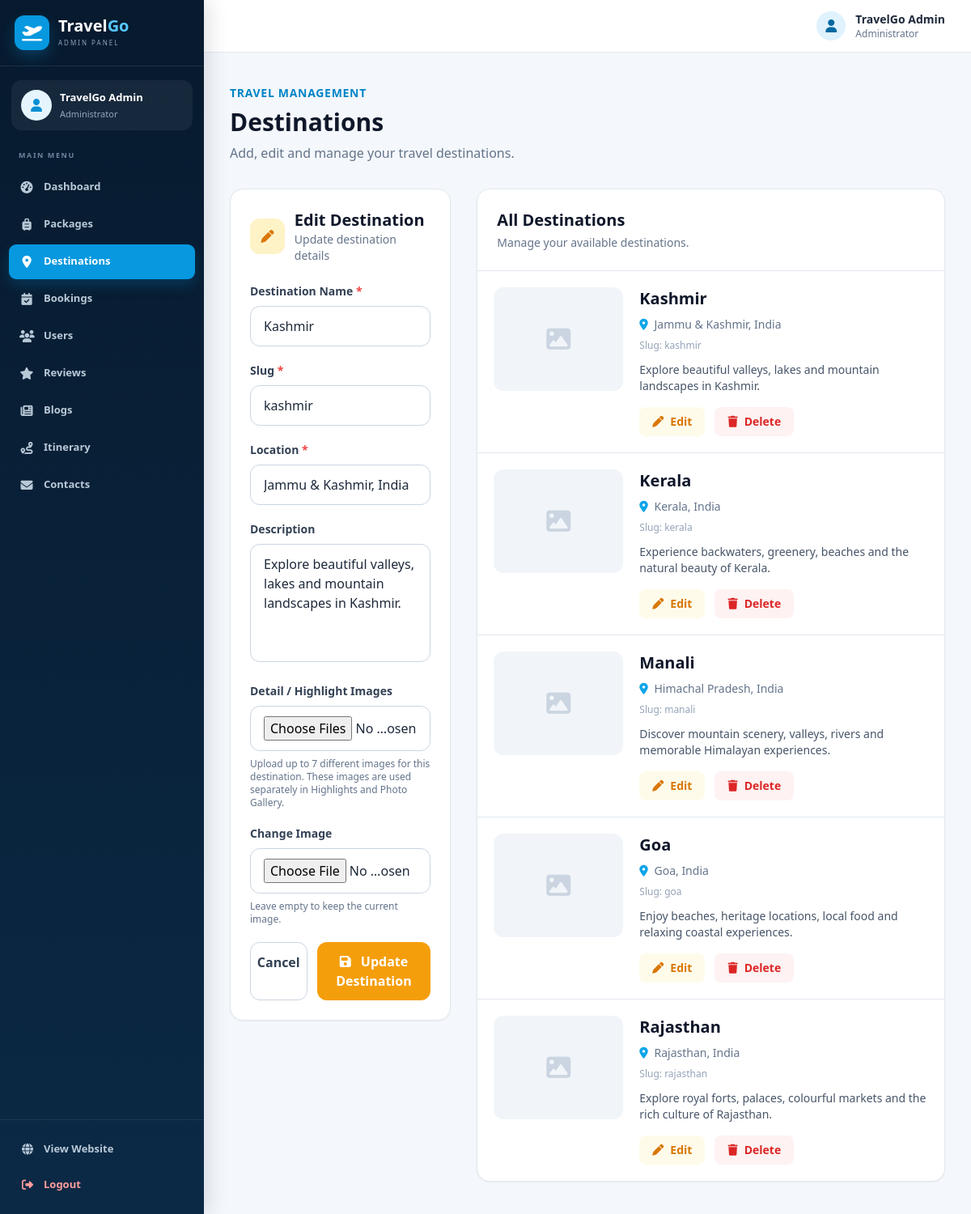
Page /admin/destinations.php?edit=5 (signed in) on the committed database.
### tables this page shows
CREATE TABLE `destinations` (
  `id` INT UNSIGNED NOT NULL AUTO_INCREMENT,
  `name` VARCHAR(150) NOT NULL,
  `slug` VARCHAR(180) NOT NULL,
  `location` VARCHAR(150) DEFAULT NULL,
  `description` TEXT DEFAULT NULL,
  `image` VARCHAR(255) DEFAULT NULL,
  `gallery_images` LONGTEXT DEFAULT NULL,
  `created_at` TIMESTAMP NOT NULL DEFAULT CURRENT_TIMESTAMP,
  PRIMARY KEY (`id`),
  UNIQUE KEY `uk_destinations_slug` (`slug`),
  KEY `idx_destinations_name` (`name`)
);

### admin/destinations.php (the view, shortened to what the rows shown need)
<?php
require_once "../config/database.php";
try {
    $pdo->exec("ALTER TABLE destinations ADD COLUMN gallery_images TEXT NULL");
} catch (PDOException $e) {
}
$editDestination = null;
if (isset($_GET['edit'])) {
    $editId = (int) $_GET['edit'];
    if ($editId >
 0) {
        $stmt = $pdo->prepare("
            SELECT *
            FROM destinations
            WHERE id = ?
            LIMIT 1
        ");
        $stmt->execute([$editId]);
        $editDestination = $stmt->fetch(PDO::FETCH_ASSOC);
    }
}
$stmt = $pdo->query("
    SELECT *
    FROM destinations
    ORDER BY id DESC
");
$destinations = $stmt->fetchAll(PDO::FETCH_ASSOC);
?>
<!DOCTYPE html>
<html lang="en">
<head>
    <script src="https://cdn.tailwindcss.com"></script>
    <link
        rel="stylesheet"
        href="https://cdnjs.cloudflare.com/ajax/libs/font-awesome/6.5.2/css/all.min.css"
    >
    <link rel="stylesheet" href="../assets/css/admin.css">
</head>
<body class="bg-slate-100 text-slate-800 tg-admin-layout">
<main
    class="max-w-7xl mx-auto px-4 sm:px-6 lg:px-8 py-10"
>
    <div class="mb-8">
        <h2
            class="text-3xl font-extrabold text-slate-900 mt-2"
        >
            Destinations
        </h2>
    </div>
    <div class="grid lg:grid-cols-3 gap-8">
        <div>
            <div
                class="bg-white rounded-2xl border border-slate-200 shadow-sm p-6"
            >
                <form
                    method="POST"
                    enctype="multipart/form-data"
                    class="space-y-5"
                >
                    <div>
                        <label
                            class="block text-sm font-semibold text-slate-700 mb-2"
                        >
                            Destination Name
                            <span class="text-red-500">*</span>
                        </label>
                        <input
                            type="text"
                            name="name"
                            required
                            placeholder="Example: Jaipur"
                            value="<?php
                            echo $editDestination
                                ? htmlspecialchars($editDestination['name'])
                                : '';
                            ?>"
                            class="w-full border border-slate-300 rounded-xl px-4 py-3 outline-none focus:ring-2 focus:ring-sky-500"
                        >
                    </div>
                    <div>
                        <label
                            class="block text-sm font-semibold text-slate-700 mb-2"
                        >
                            Slug
                            <span class="text-red-500">*</span>
                        </label>
                        <input
                            type="text"
                            name="slug"
                            required
                            placeholder="Example: jaipur"
                            value="<?php
                            echo $editDestination
                                ? htmlspecialchars($editDestination['slug'])
                                : '';
                            ?>"
                            class="w-full border border-slate-300 rounded-xl px-4 py-3 outline-none focus:ring-2 focus:ring-sky-500"
                        >
                    </div>
                    <div>
                        <label
                            class="block text-sm font-semibold text-slate-700 mb-2"
                        >
                            Location
                            <span class="text-red-500">*</span>
                        </label>
                        <input
                            type="text"
                            name="location"
                            required
                            placeholder="Example: Rajasthan, India"
                            value="<?php
                            echo $editDestination
                                ? htmlspecialchars($editDestination['location'])
                                : '';
                            ?>"
                            class="w-full border border-slate-300 rounded-xl px-4 py-3 outline-none focus:ring-2 focus:ring-sky-500"
                        >
                    </div>
                    <div>
                        <label
                            class="block text-sm font-semibold text-slate-700 mb-2"
                        >
                            Description
                        </label>
                        <textarea
                            name="description"
                            rows="5"
                            placeholder="Write destination description..."
                            class="w-full border border-slate-300 rounded-xl px-4 py-3 outline-none resize-none focus:ring-2 focus:ring-sky-500"
                        ><?php
                        echo $editDestination
                            ? htmlspecialchars($editDestination['description'])
                            : '';
                        ?></textarea>
                    </div>
                </form>
            </div>
        </div>
        <div class="lg:col-span-2">
            <div
                class="bg-white rounded-2xl border border-slate-200 shadow-sm overflow-hidden"
            >
                <?php if (!empty($destinations)): ?>
                    <div class="divide-y divide-slate-200">
                        <?php foreach ($destinations as $destination): ?>
                            <div class="p-5">
                                <div
                                    class="flex flex-col sm:flex-row gap-5"
                                >
                                    <div
                                        class="w-full sm:w-40 h-32 flex-shrink-0"
                                    >
                                        <?php if (
                                            !empty($destination['image'])
                                        ): ?>
                                            <img
                                                src="../uploads/<?php echo htmlspecialchars($destination['image']); ?>"
                                                alt="<?php echo htmlspecialchars($destination['name']); ?>"
                                                class="w-full h-full object-cover rounded-xl"
                                            >
                                        <?php else: ?>
                                            <div
                                                class="w-full h-full rounded-xl bg-slate-100 flex items-center justify-center"
                                            >
                                                <i
                                                    class="fa-solid fa-image text-3xl text-slate-300"
                                                ></i>
                                            </div>
                                        <?php endif; ?>
                                    </div>
                                    <div class="flex-1 min-w-0">
                                        <h4
                                            class="text-xl font-bold text-slate-900"
                                        >
                                            <?php
                                            echo htmlspecialchars(
                                                $destination['name']
                                            );
                                            ?>
                                        </h4>
                                        <p
                                            class="text-sm text-slate-500 mt-2"
                                        >
                                            <i
                                                class="fa-solid fa-location-dot text-sky-500 mr-1"
                                            ></i>
                                            <?php
                                            echo htmlspecialchars(
                                                $destination['location']
                                            );
                                            ?>
                                        </p>
                                        <p
                                            class="text-xs text-slate-400 mt-2"
                                        >
                                            Slug:
                                            <?php
                                            echo htmlspecialchars(
                                                $destination['slug']
                                            );
                                            ?>
                                        </p>
                                        <?php if (
                                            !empty($destination['description'])
                                        ): ?>
                                            <p
                                                class="text-sm text-slate-600 mt-3 line-clamp-2"
                                            >
                                                <?php
                                                echo htmlspecialchars(
                                                    $destination['description']
                                                );
                                                ?>
                                            </p>
                                        <?php endif; ?>
                                        <div
                                            class="flex flex-wrap gap-3 mt-4"
                                        >
                                            <a
                                                href="destinations.php?edit=<?php echo (int)$destination['id']; ?>"
                                                class="inline-flex items-center gap-2 bg-amber-50 text-amber-600 hover:bg-amber-100 px-4 py-2 rounded-lg text-sm font-semibold transition"
                                            >
                                                <i
                                                    class="fa-solid fa-pen"
                                                ></i>
                                                Edit
                                            </a>
                                            <a
                                                href="destinations.php?delete=<?php echo (int)$destination['id']; ?>"
                                                onclick="return confirm('Are you sure you want to delete this destination?');"
                                                class="inline-flex items-center gap-2 bg-red-50 text-red-600 hover:bg-red-100 px-4 py-2 rounded-lg text-sm font-semibold transition"
                                            >
                                                <i
                                                    class="fa-solid fa-trash"
                                                ></i>
                                                Delete
                                            </a>
                                        </div>
                                    </div>
                                </div>
                            </div>
                        <?php endforeach; ?>
                    </div>
                <?php endif; ?>
            </div>
        </div>
    </div>
</main>
</body>
</html>

### rows in the picture
destinations: name "Kashmir", slug "kashmir", location "Jammu & Kashmir, India", description "Explore beautiful valleys, lakes and mountain landscapes in Kashmir."
destinations: name "Kerala", location "Kerala, India", slug "kerala", description "Experience backwaters, greenery, beaches and the natural beauty of Kerala."
destinations: name "Manali", location "Himachal Pradesh, India", slug "manali", description "Discover mountain scenery, valleys, rivers and memorable Himalayan experiences."
destinations: name "Goa", location "Goa, India", slug "goa", description "Enjoy beaches, heritage locations, local food and relaxing coastal experiences."
destinations: name "Rajasthan", location "Rajasthan, India", slug "rajasthan", description "Explore royal forts, palaces, colourful markets and the rich culture of Rajasthan."

### other values in the picture
$adminUserName "TravelGo Admin"
$item[2] "Dashboard"
$item[2] "Packages"
$item[2] "Destinations"
$item[2] "Bookings"
$item[2] "Users"
$item[2] "Reviews"
$item[2] "Blogs"
$item[2] "Itinerary"
$item[2] "Contacts"
$_SESSION['user_name'] "TravelGo Admin"
